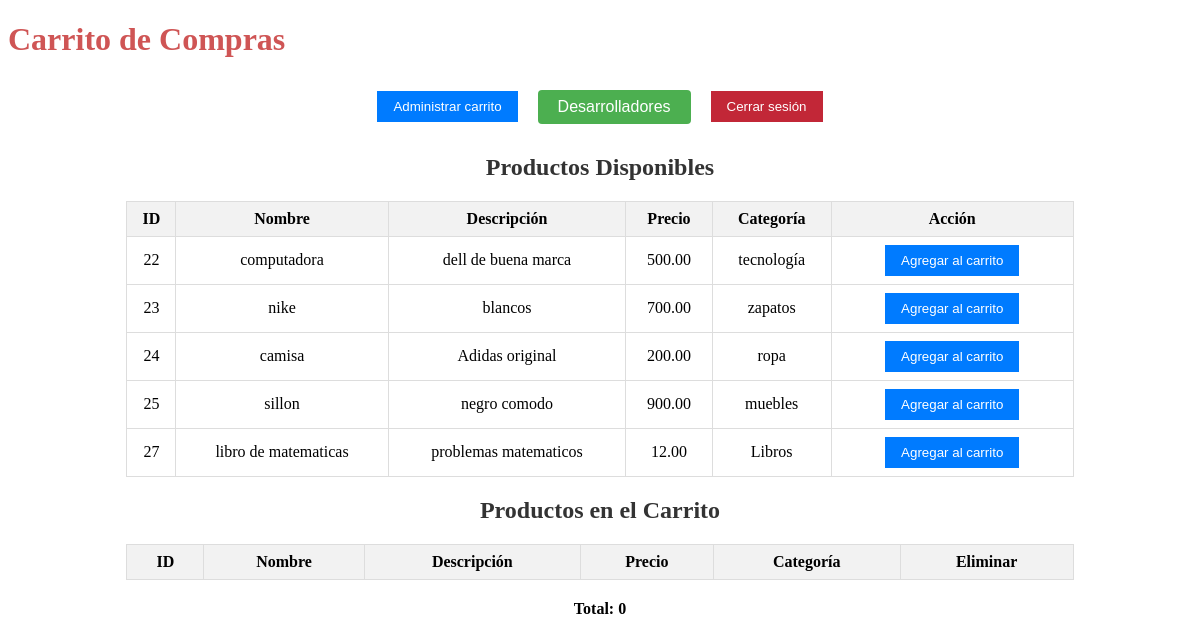
Page /carrito.php on the committed database.
### tables this page shows
CREATE TABLE `productos` (
  `id_producto` int(11) NOT NULL,
  `nombre_producto` varchar(100) NOT NULL,
  `descripcion` text DEFAULT NULL,
  `precio` decimal(10,2) NOT NULL,
  `id_categoria` int(11) DEFAULT NULL
);

CREATE TABLE `categorias` (
  `id_categoria` int(11) NOT NULL,
  `nombre_categoria` varchar(50) NOT NULL
);

### conexionBD.php (called while the page is built, shortened)
<?php
class ConexionBD {
    private $server = "localhost";
    private $database = "Usuariosjg";
    private $username = "root";
    private $password = "";
    public function conectar(){
        try {
            $this->conexion = new PDO("mysql:host=$this->server;dbname=$this->database", $this->username, $this->password);
            $this->conexion->setAttribute(PDO::ATTR_ERRMODE, PDO::ERRMODE_EXCEPTION);
            return $this->conexion;
        } catch (PDOException $e) {
            die("Error de conexión: " . $e->getMessage());
        }
    }
}
?>

### Producto.php (called while the page is built, shortened)
<?php
include_once('conexionBD.php');
class Producto {
    private $conexion;
    public function __construct(ConexionBD $conexion) {
        $this->conexion = $conexion->conectar();
    }
    public function listarProductos() {
        try {
            $stmt = $this->conexion->query("SELECT p.*, c.nombre_categoria
                                            FROM productos p
                                            INNER JOIN categorias c ON p.id_categoria = c.id_categoria");
            return $stmt->fetchAll();
        } catch (PDOException $e) {
            echo $e->getMessage();
            return [];
        }
    }
}
?>

### carrito.php (the view, shortened to what this page needs)
<?php
include_once('Producto.php');
$producto = new Producto(new ConexionBD());
$productos = $producto->listarProductos();
$total = 0;
?>
<!DOCTYPE html>
<html lang="es">
<head>
    <link rel="stylesheet" href="estilos_carrito.css">
</head>
<body>
    <h1>Carrito de Compras</h1>
    <div class="botones-container">
        <form action="admin.php" method="post">
            <button type="submit" class="administrar-carrito-button">Administrar carrito</button><br>
        </form>
        <form action="formulario_desarrolladores.php" method="post">
            <button type="submit" class="desarrolladores-button">Desarrolladores</button><br>
        </form>
        <form action="index.php" method="post">
            <button type="submit" class="cerrar-sesion-button">Cerrar sesión</button>
        </form>
    </div>
    <h2>Productos Disponibles</h2>
    <table border="1">
        <thead>
            <tr>
                <th>ID</th>
                <th>Nombre</th>
                <th>Descripción</th>
                <th>Precio</th>
                <th>Categoría</th>
                <th>Acción</th>
            </tr>
        </thead>
        <tbody>
            <?php foreach ($productos as $producto): ?>
            <tr>
                <td><?php echo $producto['id_producto']; ?></td>
                <td><?php echo $producto['nombre_producto']; ?></td>
                <td><?php echo $producto['descripcion']; ?></td>
                <td><?php echo $producto['precio']; ?></td>
                <td><?php echo $producto['nombre_categoria']; ?></td>
                <td>
                    <form action="agregar_al_carrito.php" method="post">
                        <button type="submit">Agregar al carrito</button>
                    </form>
                </td>
            </tr>
            <?php endforeach; ?>
        </tbody>
    </table>
    <h2>Productos en el Carrito</h2>
    <table border="1">
        <thead>
            <tr>
                <th>ID</th>
                <th>Nombre</th>
                <th>Descripción</th>
                <th>Precio</th>
                <th>Categoría</th>
                <th>Eliminar</th>
            </tr>
        </thead>
    </table>
    <p>Total: <?php echo $total; ?></p>
</body>
</html>

### estilos_carrito.css (style rules this page uses)
h1 { color: #cf5555; text-align: left; }
h2 { color: #333; text-align: center; }
.botones-container { display: flex; justify-content: center; align-items: center; margin-top: 20px; }
button { background-color: #007bff; color: #fff; padding: 8px 16px; border: none; cursor: pointer; margin: 0 10px; }
.administrar-carrito-button { background-color: #007bff; color: #fff; padding: 8px 16px; border: none; cursor: pointer; display: inline-block; margin-right: 20px; }
.desarrolladores-button { background-color: #4CAF50; color: white; padding: 8px 20px; border: none; border-radius: 4px; cursor: pointer; font-size: 16px; }
.cerrar-sesion-button { background-color: #c22737; color: #fff; }
.desarrolladores-button, .administrar-carrito-button, .cerrar-sesion-button { margin: 10px; }
table { width: 80%; border-collapse: collapse; margin: 0 auto; }
th, td { border: 1px solid #ddd; padding: 8px; text-align: center; }
th { background-color: #f2f2f2; }
p { font-weight: bold; text-align: center; margin-top: 20px; }

### rows in the picture
productos: id_producto "22", nombre_producto "computadora", descripcion "dell de buena marca", precio "500.00", id_categoria.nombre_categoria "tecnología"
productos: id_producto "23", nombre_producto "nike", descripcion "blancos", precio "700.00", id_categoria.nombre_categoria "zapatos"
productos: id_producto "24", nombre_producto "camisa", descripcion "Adidas original", precio "200.00", id_categoria.nombre_categoria "ropa"
productos: id_producto "25", nombre_producto "sillon", descripcion "negro comodo", precio "900.00", id_categoria.nombre_categoria "muebles"
productos: id_producto "27", nombre_producto "libro de matematicas", descripcion "problemas matematicos", precio "12.00", id_categoria.nombre_categoria "Libros"

### other values in the picture
$total "0"
